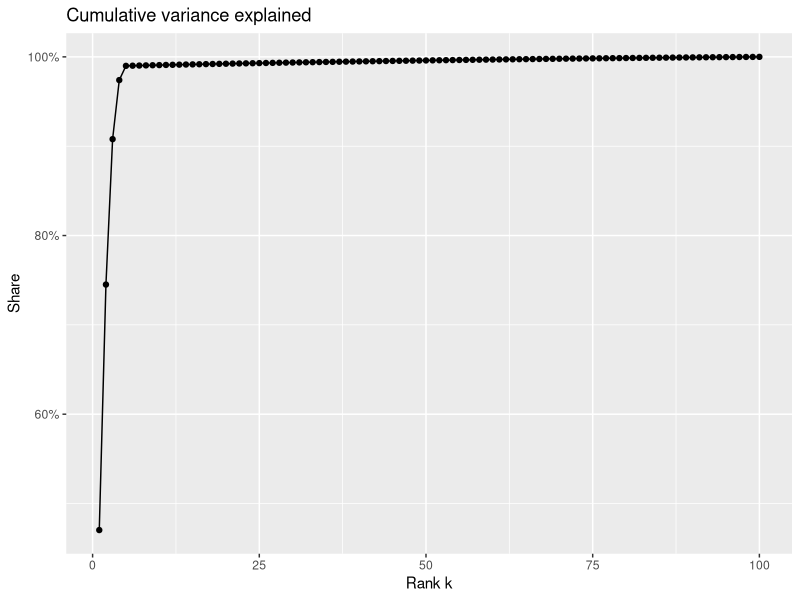
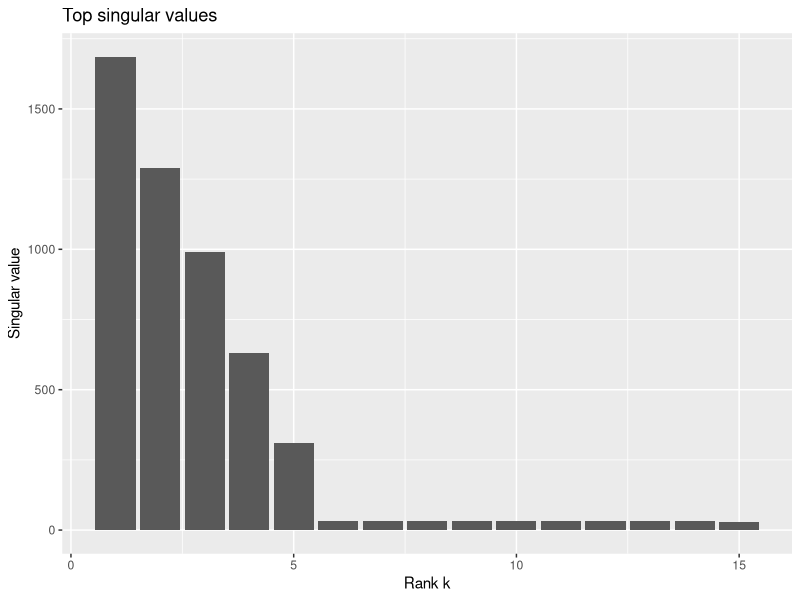

These figures' R source, in order:
## ---- chunk 1
#| include: false
library(tidyverse)
library(ggplot2)
set.seed(42)

# Simulate a 1000 x 100 customer by product matrix with latent structure
n_cust <- 1000
n_prod <- 100

k_true <- 5
U_true <- matrix(rnorm(n_cust * k_true), n_cust, k_true)
V_true <- matrix(rnorm(n_prod * k_true),  n_prod,  k_true)
svals  <- seq(5, 1, length.out = k_true)  # strengths of latent factors

Signal <- U_true %*% diag(svals, k_true) %*% t(V_true)
Noise  <- matrix(rnorm(n_cust * n_prod, sd = 0.8), n_cust, n_prod)
M      <- Signal + Noise

# Center columns to focus on structure across products
X <- scale(M, center = TRUE, scale = FALSE)

# SVD
sv <- svd(X)
var_expl <- sv$d^2
cum_share <- cumsum(var_expl) / sum(var_expl)

# Prepare data for plot
df <- tibble::tibble(rank_k = seq_along(cum_share), cum_variance = cum_share)
## ---- chunk 2
ggplot(df, aes(rank_k, cum_variance)) +
  geom_line() +
  geom_point() +
  scale_y_continuous(labels = scales::percent_format(accuracy = 1)) +
  labs(title = "Cumulative variance explained", x = "Rank k", y = "Share")
## ---- chunk 3
# Show the first 15 singular values for a quick check
tibble(k = 1:15, d = sv$d[1:15]) |>
  ggplot(aes(k, d)) +
  geom_col() +
  labs(title = "Top singular values", x = "Rank k", y = "Singular value")
